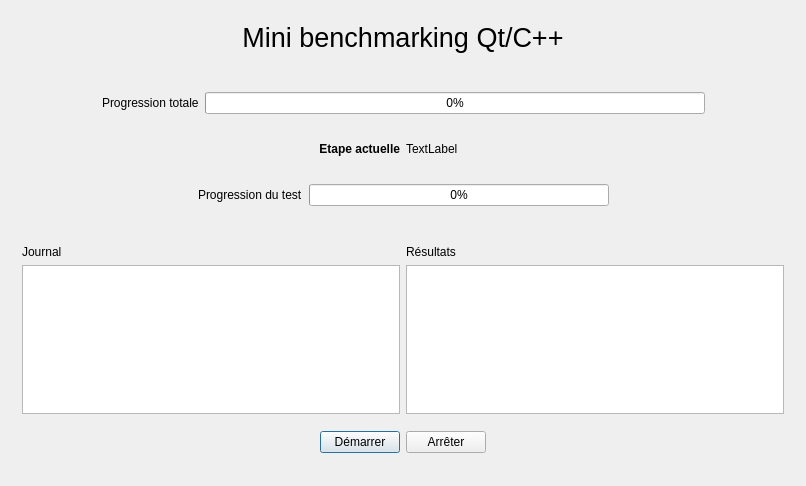
<?xml version="1.0" encoding="UTF-8"?>
<ui version="4.0">
 <class>MainWindow</class>
 <widget class="QMainWindow" name="MainWindow">
  <property name="geometry">
   <rect>
    <x>0</x>
    <y>0</y>
    <width>806</width>
    <height>486</height>
   </rect>
  </property>
  <property name="windowTitle">
   <string>MainWindow</string>
  </property>
  <widget class="QWidget" name="centralWidget">
   <layout class="QVBoxLayout" name="verticalLayout">
    <item>
     <widget class="QWidget" name="widget" native="true">
      <property name="maximumSize">
       <size>
        <width>16777215</width>
        <height>100</height>
       </size>
      </property>
      <layout class="QHBoxLayout" name="horizontalLayout">
       <item>
        <widget class="QLabel" name="label">
         <property name="font">
          <font>
           <pointsize>20</pointsize>
          </font>
         </property>
         <property name="text">
          <string>Mini benchmarking Qt/C++</string>
         </property>
         <property name="scaledContents">
          <bool>true</bool>
         </property>
         <property name="alignment">
          <set>Qt::AlignCenter</set>
         </property>
        </widget>
       </item>
      </layout>
     </widget>
    </item>
    <item>
     <widget class="QWidget" name="widget_2" native="true">
      <layout class="QVBoxLayout" name="verticalLayout_2">
       <item>
        <widget class="QWidget" name="widget_4" native="true">
         <layout class="QHBoxLayout" name="horizontalLayout_3">
          <item>
           <spacer name="horizontalSpacer">
            <property name="orientation">
             <enum>Qt::Horizontal</enum>
            </property>
            <property name="sizeHint" stdset="0">
             <size>
              <width>40</width>
              <height>20</height>
             </size>
            </property>
           </spacer>
          </item>
          <item>
           <widget class="QLabel" name="label_3">
            <property name="text">
             <string>Progression totale</string>
            </property>
           </widget>
          </item>
          <item>
           <widget class="QProgressBar" name="progressTotal">
            <property name="minimumSize">
             <size>
              <width>500</width>
              <height>0</height>
             </size>
            </property>
            <property name="value">
             <number>0</number>
            </property>
            <property name="invertedAppearance">
             <bool>false</bool>
            </property>
           </widget>
          </item>
          <item>
           <spacer name="horizontalSpacer_2">
            <property name="orientation">
             <enum>Qt::Horizontal</enum>
            </property>
            <property name="sizeHint" stdset="0">
             <size>
              <width>40</width>
              <height>20</height>
             </size>
            </property>
           </spacer>
          </item>
         </layout>
        </widget>
       </item>
       <item>
        <widget class="QWidget" name="widget_5" native="true">
         <layout class="QHBoxLayout" name="horizontalLayout_2">
          <item>
           <widget class="QLabel" name="label_2">
            <property name="font">
             <font>
              <weight>75</weight>
              <bold>true</bold>
             </font>
            </property>
            <property name="text">
             <string>Etape actuelle</string>
            </property>
            <property name="alignment">
             <set>Qt::AlignRight|Qt::AlignTrailing|Qt::AlignVCenter</set>
            </property>
           </widget>
          </item>
          <item>
           <widget class="QLabel" name="lblCurrentStep">
            <property name="text">
             <string>TextLabel</string>
            </property>
           </widget>
          </item>
         </layout>
        </widget>
       </item>
       <item>
        <widget class="QWidget" name="widget_6" native="true">
         <layout class="QHBoxLayout" name="horizontalLayout_4">
          <item>
           <spacer name="horizontalSpacer_3">
            <property name="orientation">
             <enum>Qt::Horizontal</enum>
            </property>
            <property name="sizeHint" stdset="0">
             <size>
              <width>40</width>
              <height>20</height>
             </size>
            </property>
           </spacer>
          </item>
          <item>
           <widget class="QLabel" name="label_4">
            <property name="text">
             <string>Progression du test</string>
            </property>
           </widget>
          </item>
          <item>
           <widget class="QProgressBar" name="progressTest">
            <property name="minimumSize">
             <size>
              <width>300</width>
              <height>0</height>
             </size>
            </property>
            <property name="minimum">
             <number>0</number>
            </property>
            <property name="maximum">
             <number>100</number>
            </property>
            <property name="value">
             <number>0</number>
            </property>
           </widget>
          </item>
          <item>
           <spacer name="horizontalSpacer_4">
            <property name="orientation">
             <enum>Qt::Horizontal</enum>
            </property>
            <property name="sizeHint" stdset="0">
             <size>
              <width>40</width>
              <height>20</height>
             </size>
            </property>
           </spacer>
          </item>
         </layout>
        </widget>
       </item>
      </layout>
     </widget>
    </item>
    <item>
     <widget class="QWidget" name="widget_3" native="true">
      <layout class="QVBoxLayout" name="verticalLayout_3">
       <item>
        <widget class="QWidget" name="widget_8" native="true">
         <property name="minimumSize">
          <size>
           <width>0</width>
           <height>0</height>
          </size>
         </property>
         <layout class="QHBoxLayout" name="horizontalLayout_6">
          <property name="leftMargin">
           <number>0</number>
          </property>
          <property name="topMargin">
           <number>0</number>
          </property>
          <property name="rightMargin">
           <number>0</number>
          </property>
          <property name="bottomMargin">
           <number>0</number>
          </property>
          <item>
           <widget class="QWidget" name="widget_9" native="true">
            <property name="minimumSize">
             <size>
              <width>0</width>
              <height>0</height>
             </size>
            </property>
            <property name="maximumSize">
             <size>
              <width>16777215</width>
              <height>16777215</height>
             </size>
            </property>
            <layout class="QVBoxLayout" name="verticalLayout_4">
             <property name="leftMargin">
              <number>0</number>
             </property>
             <property name="topMargin">
              <number>0</number>
             </property>
             <property name="rightMargin">
              <number>0</number>
             </property>
             <property name="bottomMargin">
              <number>0</number>
             </property>
             <item>
              <widget class="QLabel" name="label_5">
               <property name="text">
                <string>Journal</string>
               </property>
              </widget>
             </item>
             <item>
              <widget class="QTextBrowser" name="logTest"/>
             </item>
            </layout>
           </widget>
          </item>
          <item>
           <widget class="QWidget" name="widget_10" native="true">
            <layout class="QVBoxLayout" name="verticalLayout_5">
             <property name="leftMargin">
              <number>0</number>
             </property>
             <property name="topMargin">
              <number>0</number>
             </property>
             <property name="rightMargin">
              <number>0</number>
             </property>
             <property name="bottomMargin">
              <number>0</number>
             </property>
             <item>
              <widget class="QLabel" name="label_6">
               <property name="text">
                <string>Résultats</string>
               </property>
              </widget>
             </item>
             <item>
              <widget class="QTextBrowser" name="logResults"/>
             </item>
            </layout>
           </widget>
          </item>
         </layout>
        </widget>
       </item>
       <item>
        <widget class="QWidget" name="widget_7" native="true">
         <layout class="QHBoxLayout" name="horizontalLayout_5">
          <item>
           <spacer name="horizontalSpacer_5">
            <property name="orientation">
             <enum>Qt::Horizontal</enum>
            </property>
            <property name="sizeHint" stdset="0">
             <size>
              <width>40</width>
              <height>20</height>
             </size>
            </property>
           </spacer>
          </item>
          <item>
           <widget class="QPushButton" name="btnStart">
            <property name="text">
             <string>Démarrer</string>
            </property>
            <property name="default">
             <bool>true</bool>
            </property>
           </widget>
          </item>
          <item>
           <widget class="QPushButton" name="btnStop">
            <property name="text">
             <string>Arrêter</string>
            </property>
           </widget>
          </item>
          <item>
           <spacer name="horizontalSpacer_6">
            <property name="orientation">
             <enum>Qt::Horizontal</enum>
            </property>
            <property name="sizeHint" stdset="0">
             <size>
              <width>40</width>
              <height>20</height>
             </size>
            </property>
           </spacer>
          </item>
         </layout>
        </widget>
       </item>
      </layout>
     </widget>
    </item>
   </layout>
  </widget>
 </widget>
 <layoutdefault spacing="6" margin="11"/>
 <resources/>
 <connections/>
</ui>
